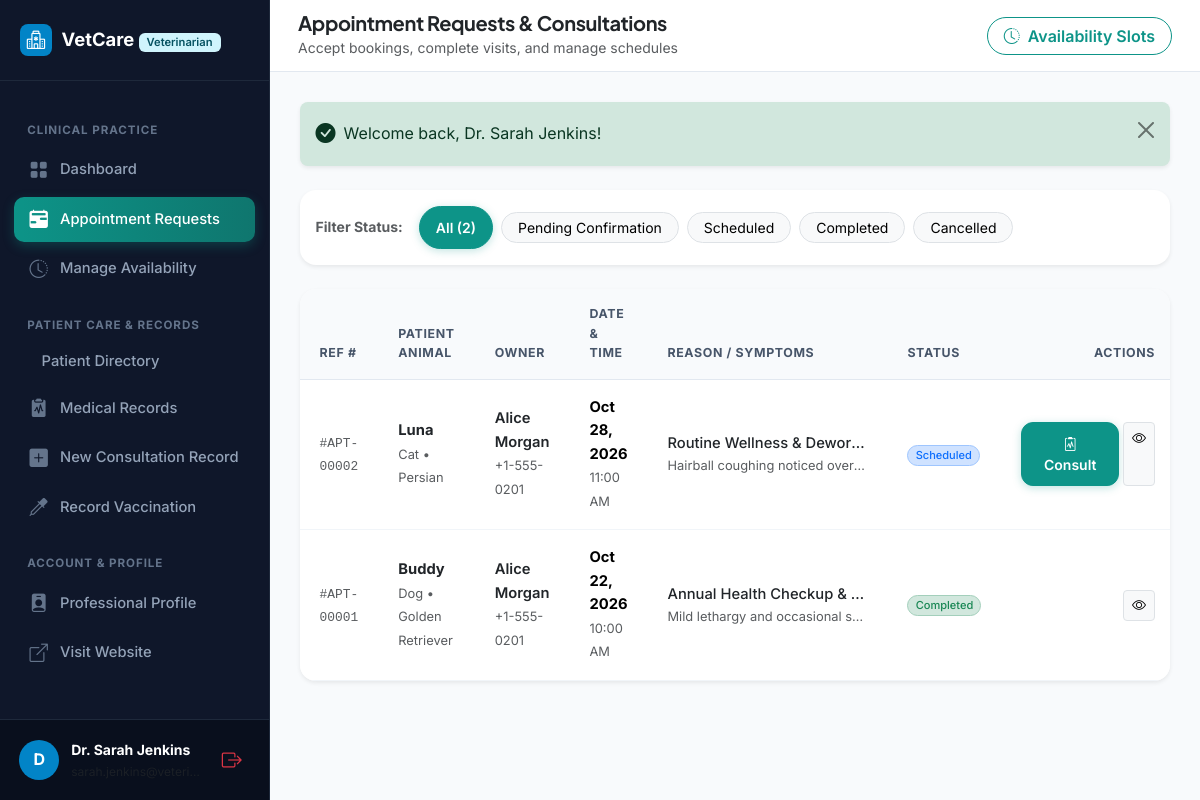
Page /veterinarian/appointments.php (signed in) on the committed database.
### tables this page shows
CREATE TABLE `appointments` (
  `id` INT AUTO_INCREMENT PRIMARY KEY,
  `owner_id` INT NOT NULL,
  `veterinarian_id` INT NOT NULL,
  `animal_id` INT NOT NULL,
  `appointment_date` DATE NOT NULL,
  `appointment_time` TIME NOT NULL,
  `reason` VARCHAR(255) NOT NULL,
  `symptoms` TEXT NOT NULL,
  `appointment_status` ENUM('pending', 'scheduled', 'completed', 'cancelled', 'rejected') NOT NULL DEFAULT 'pending',
  `veterinarian_notes` TEXT NULL,
  `created_at` TIMESTAMP DEFAULT CURRENT_TIMESTAMP,
  `updated_at` TIMESTAMP DEFAULT CURRENT_TIMESTAMP ON UPDATE CURRENT_TIMESTAMP,
  CONSTRAINT `fk_app_owner` FOREIGN KEY (`owner_id`) REFERENCES `users` (`id`) ON DELETE CASCADE,
  CONSTRAINT `fk_app_vet` FOREIGN KEY (`veterinarian_id`) REFERENCES `users` (`id`) ON DELETE CASCADE,
  CONSTRAINT `fk_app_animal` FOREIGN KEY (`animal_id`) REFERENCES `animals` (`id`) ON DELETE CASCADE,
  INDEX `idx_app_date_time` (`veterinarian_id`, `appointment_date`, `appointment_time`),
  INDEX `idx_app_status` (`appointment_status`)
);

CREATE TABLE `animals` (
  `id` INT AUTO_INCREMENT PRIMARY KEY,
  `owner_id` INT NOT NULL,
  `animal_name` VARCHAR(100) NOT NULL,
  `species` VARCHAR(50) NOT NULL,
  `breed` VARCHAR(100) NULL,
  `gender` ENUM('male', 'female', 'unknown') NOT NULL DEFAULT 'unknown',
  `date_of_birth` DATE NULL,
  `age_years` INT NULL,
  `weight` DECIMAL(6,2) NULL,
  `color` VARCHAR(50) NULL,
  `identification_number` VARCHAR(100) NULL,
  `photo_path` VARCHAR(255) NULL,
  `allergies` TEXT NULL,
  `notes` TEXT NULL,
  `created_at` TIMESTAMP DEFAULT CURRENT_TIMESTAMP,
  `updated_at` TIMESTAMP DEFAULT CURRENT_TIMESTAMP ON UPDATE CURRENT_TIMESTAMP,
  CONSTRAINT `fk_animal_owner` FOREIGN KEY (`owner_id`) REFERENCES `users` (`id`) ON DELETE CASCADE,
  INDEX `idx_animal_species` (`species`),
  INDEX `idx_animal_owner` (`owner_id`)
);

CREATE TABLE `users` (
  `id` INT AUTO_INCREMENT PRIMARY KEY,
  `full_name` VARCHAR(100) NOT NULL,
  `email` VARCHAR(150) NOT NULL UNIQUE,
  `phone` VARCHAR(30) NOT NULL,
  `password_hash` VARCHAR(255) NOT NULL,
  `role` ENUM('owner', 'veterinarian', 'admin') NOT NULL,
  `account_status` ENUM('active', 'inactive', 'suspended', 'pending') NOT NULL DEFAULT 'active',
  `created_at` TIMESTAMP DEFAULT CURRENT_TIMESTAMP,
  `updated_at` TIMESTAMP DEFAULT CURRENT_TIMESTAMP ON UPDATE CURRENT_TIMESTAMP,
  INDEX `idx_role` (`role`),
  INDEX `idx_status` (`account_status`)
);

### veterinarian/appointments.php (the view, shortened to what this page needs)
<?php
require_once __DIR__ . '/../includes/init.php';
$user = current_user();
$vetId = (int)$user['id'];
$statusFilter = trim($_GET['status'] ?? '');
$sql = "
    SELECT app.*, a.animal_name, a.species, a.breed, a.identification_number,
           u.full_name AS owner_name, u.phone AS owner_phone, u.email AS owner_email
    FROM appointments app
    JOIN animals a ON a.id = app.animal_id
    JOIN users u ON u.id = app.owner_id
    WHERE app.veterinarian_id = :vet_id
";
$params = [':vet_id' => $vetId];
$sql .= " ORDER BY app.appointment_date DESC, app.appointment_time DESC";
$stmt = $pdo->prepare($sql);
$stmt->execute($params);
$appointments = $stmt->fetchAll();
require_once __DIR__ . '/../includes/header.php';
?>
<div class="dashboard-layout">
    <?php require_once __DIR__ . '/../includes/vet_sidebar.php'; ?>
    <main class="dashboard-main">
        <header class="dashboard-topbar">
            <div class="d-flex align-items-center gap-3">
                <div>
                    <h5 class="fw-bold mb-0 text-dark">Appointment Requests & Consultations</h5>
                    <small class="text-muted">Accept bookings, complete visits, and manage schedules</small>
                </div>
            </div>
            <div>
                <a href="<?= url('veterinarian/availability.php') ?>" class="btn btn-outline-primary rounded-pill px-3">
                    <i class="bi bi-clock-history me-1"></i> Availability Slots
                </a>
            </div>
        </header>
        <div class="dashboard-content-body">
            <?php require_once __DIR__ . '/../includes/alerts.php'; ?>
            <div class="card border-0 shadow-sm rounded-4 p-3 mb-4 bg-white">
                <div class="d-flex flex-wrap gap-2 align-items-center">
                    <span class="text-muted small fw-bold me-2">Filter Status:</span>
                    <a href="<?= url('veterinarian/appointments.php') ?>" class="btn btn-sm <?= empty($statusFilter) ? 'btn-primary' : 'btn-light border' ?> rounded-pill px-3">
                        All (<?= count($appointments) ?>)
                    </a>
                    <a href="<?= url('veterinarian/appointments.php?status=pending') ?>" class="btn btn-sm <?= $statusFilter === 'pending' ? 'btn-primary' : 'btn-light border' ?> rounded-pill px-3">
                        Pending Confirmation
                    </a>
                    <a href="<?= url('veterinarian/appointments.php?status=scheduled') ?>" class="btn btn-sm <?= $statusFilter === 'scheduled' ? 'btn-primary' : 'btn-light border' ?> rounded-pill px-3">
                        Scheduled
                    </a>
                    <a href="<?= url('veterinarian/appointments.php?status=completed') ?>" class="btn btn-sm <?= $statusFilter === 'completed' ? 'btn-primary' : 'btn-light border' ?> rounded-pill px-3">
                        Completed
                    </a>
                    <a href="<?= url('veterinarian/appointments.php?status=cancelled') ?>" class="btn btn-sm <?= $statusFilter === 'cancelled' ? 'btn-primary' : 'btn-light border' ?> rounded-pill px-3">
                        Cancelled
                    </a>
                </div>
            </div>
            <div class="card border-0 shadow-sm rounded-4 bg-white overflow-hidden">
                <?php if (empty($appointments)): ?>
                    <div class="empty-state-box">
                        <div class="empty-state-icon"><i class="bi bi-calendar-x"></i></div>
                        <h5 class="fw-bold">No Appointments Found</h5>
                        <p class="text-muted small">No appointment records match the current filter.</p>
                    </div>
                <?php else: ?>
                    <div class="table-responsive">
                        <table class="table custom-table">
                            <thead>
                                <tr>
                                    <th>Ref #</th>
                                    <th>Patient Animal</th>
                                    <th>Owner</th>
                                    <th>Date & Time</th>
                                    <th>Reason / Symptoms</th>
                                    <th>Status</th>
                                    <th class="text-end">Actions</th>
                                </tr>
                            </thead>
                            <tbody>
                                <?php foreach ($appointments as $app): ?>
                                    <tr>
                                        <td><span class="font-monospace text-muted small">#APT-<?= str_pad($app['id'], 5, '0', STR_PAD_LEFT) ?></span></td>
                                        <td>
                                            <div class="fw-bold text-dark"><?= e($app['animal_name']) ?></div>
                                            <small class="text-muted"><?= e($app['species']) ?> &bull; <?= e($app['breed'] ?: 'Mixed') ?></small>
                                        </td>
                                        <td>
                                            <div class="fw-semibold text-dark"><?= e($app['owner_name']) ?></div>
                                            <small class="text-muted"><?= e($app['owner_phone']) ?></small>
                                        </td>
                                        <td>
                                            <div class="fw-bold"><?= format_date($app['appointment_date']) ?></div>
                                            <small class="text-muted"><?= format_time($app['appointment_time']) ?></small>
                                        </td>
                                        <td>
                                            <div class="text-truncate text-dark fw-medium" style="max-width: 200px;"><?= e($app['reason']) ?></div>
                                            <small class="text-muted text-truncate d-block" style="max-width: 200px;"><?= e($app['symptoms']) ?></small>
                                        </td>
                                        <td><?= badge_status($app['appointment_status']) ?></td>
                                        <td class="text-end">
                                            <div class="d-inline-flex gap-1">
                                                <?php if ($app['appointment_status'] === 'pending'): ?>
                                                    <form action="<?= url('actions/appointment_update.php') ?>" method="POST" class="d-inline m-0">
                                                        <?= csrf_field() ?>
                                                        <input type="hidden" name="appointment_id" value="<?= $app['id'] ?>">
                                                        <input type="hidden" name="status" value="scheduled">
                                                        <input type="hidden" name="redirect_url" value="veterinarian/appointments.php">
                                                        <button type="submit" class="btn btn-sm btn-success" title="Accept visit">
                                                            <i class="bi bi-check-lg"></i>
                                                        </button>
                                                    </form>
                                                    <form action="<?= url('actions/appointment_update.php') ?>" method="POST" class="d-inline m-0" onsubmit="return confirm('Reject this appointment request?');">
                                                        <?= csrf_field() ?>
                                                        <input type="hidden" name="appointment_id" value="<?= $app['id'] ?>">
                                                        <input type="hidden" name="status" value="rejected">
                                                        <input type="hidden" name="redirect_url" value="veterinarian/appointments.php">
                                                        <button type="submit" class="btn btn-sm btn-outline-danger" title="Reject request">
                                                            <i class="bi bi-x-lg"></i>
                                                        </button>
                                                    </form>
                                                <?php elseif ($app['appointment_status'] === 'scheduled'): ?>
                                                    <a href="<?= url('veterinarian/medical_record_add.php?animal_id=' . $app['animal_id'] . '&appointment_id=' . $app['id']) ?>" class="btn btn-sm btn-primary" title="Record Consultation">
                                                        <i class="bi bi-clipboard2-pulse"></i> Consult
                                                    </a>
                                                <?php endif; ?>
                                                <a href="<?= url('veterinarian/appointment_view.php?id=' . $app['id']) ?>" class="btn btn-sm btn-light border" title="View details">
                                                    <i class="bi bi-eye"></i>
                                                </a>
                                            </div>
                                        </td>
                                    </tr>
                                <?php endforeach; ?>
                            </tbody>
                        </table>
                    </div>
                <?php endif; ?>
            </div>
        </div>
    </main>
</div>
<?php require_once __DIR__ . '/../includes/footer.php'; ?>

### includes/functions.php (shortened to what this page needs)
<?php
function e($value): string {
    return htmlspecialchars((string)($value ?? ''), ENT_QUOTES, 'UTF-8');
}
function url(string $path = ''): string {
    $path = ltrim($path, '/');
    return rtrim(BASE_URL, '/') . ($path !== '' ? '/' . $path : '');
}
function format_date(?string $date, string $format = 'M j, Y'): string {
    $timestamp = strtotime($date);
    return $timestamp ? date($format, $timestamp) : '—';
}
function format_time(?string $time): string {
    $timestamp = strtotime($time);
    return $timestamp ? date('g:i A', $timestamp) : '—';
}
function badge_status(string $status): string {
    $statusLower = strtolower(trim($status));
    $map = [
        'active'     => ['bg-success-subtle text-success border border-success-subtle', 'Active'],
        'approved'   => ['bg-success-subtle text-success border border-success-subtle', 'Approved'],
        'completed'  => ['bg-success-subtle text-success border border-success-subtle', 'Completed'],
        'scheduled'  => ['bg-primary-subtle text-primary border border-primary-subtle', 'Scheduled'],
        'pending'    => ['bg-warning-subtle text-warning-emphasis border border-warning-subtle', 'Pending Review'],
        'cancelled'  => ['bg-secondary-subtle text-secondary border border-secondary-subtle', 'Cancelled'],
        'rejected'   => ['bg-danger-subtle text-danger border border-danger-subtle', 'Rejected'],
        'inactive'   => ['bg-secondary-subtle text-secondary border border-secondary-subtle', 'Inactive'],
        'suspended'  => ['bg-danger-subtle text-danger border border-danger-subtle', 'Suspended'],
        'unread'     => ['bg-info-subtle text-info-emphasis border border-info-subtle', 'New Inbound'],
        'read'       => ['bg-light text-muted border', 'Read'],
        'replied'    => ['bg-success-subtle text-success border border-success-subtle', 'Replied']
    ];
    $classes = $map[$statusLower][0] ?? 'bg-light text-dark border';
    $label = $map[$statusLower][1] ?? ucfirst($statusLower);
    return '<span class="badge rounded-pill ' . $classes . ' px-2.5 py-1.5 fw-medium">' . e($label) . '</span>';
}

### assets/css/style.css (style rules this page uses)
:root { --primary: #0d9488; --primary-dark: #0f766e; --primary-light: #ccfbf1; --primary-subtle: #f0fdfa; --secondary: #0284c7; --accent: #10b981; --dark: #0f172a; --dark-muted: #475569; --light-bg: #f8fafc; --card-bg: #ffffff; --border-color: #e2e8f0; --border-focus: #0d9488; --font-heading: 'Plus Jakarta Sans', -apple-system, BlinkMacSystemFont, 'Segoe UI', Roboto, sans-serif; --font-body: 'Inter', -apple-system, BlinkMacSystemFont, 'Segoe UI', Roboto, sans-serif; --radius-sm: 8px; --radius-md: 12px; --radius-lg: 18px; --radius-pill: 9999px; --shadow-sm: 0 1px 3px rgba(15, 23, 42, 0.05); --shadow-md: 0 4px 18px -2px rgba(15, 23, 42, 0.06), 0 2px 6px -1px rgba(15, 23, 42, 0.03); --shadow-lg: 0 12px 30px -4px rgba(13, 148, 136, 0.12), 0 4px 12px -2px rgba(15, 23, 42, 0.04); }
body { font-family: var(--font-body); color: var(--dark); background-color: var(--light-bg); line-height: 1.6; overflow-x: hidden; }
h1, h2, h3, h4, h5, h6 { font-family: var(--font-heading); color: var(--dark); font-weight: 700; letter-spacing: -0.02em; }
a { color: var(--primary); text-decoration: none; transition: all 0.2s ease-in-out; }
.btn-primary { background-color: var(--primary); border-color: var(--primary); color: #ffffff; font-weight: 600; padding: 0.625rem 1.35rem; border-radius: var(--radius-md); box-shadow: 0 2px 8px rgba(13, 148, 136, 0.25); transition: all 0.25s ease; }
.btn-outline-primary { color: var(--primary); border-color: var(--primary); font-weight: 600; border-radius: var(--radius-md); transition: all 0.25s ease; }

### assets/css/dashboard.css (style rules this page uses)
.dashboard-layout { display: flex; min-height: 100vh; background-color: #f8fafc; }
.dashboard-main { flex-grow: 1; display: flex; flex-direction: column; min-width: 0; }
.dashboard-topbar { height: 72px; background: #ffffff; border-bottom: 1px solid var(--border-color); padding: 0 1.75rem; display: flex; align-items: center; justify-content: space-between; position: sticky; top: 0; z-index: 1020; }
.dashboard-content-body { padding: 1.85rem; flex-grow: 1; }
.custom-table { margin-bottom: 0; }
.custom-table th { background-color: #f8fafc; color: #475569; font-size: 0.775rem; text-transform: uppercase; letter-spacing: 0.05em; font-weight: 700; padding: 0.95rem 1.25rem; border-bottom: 1px solid var(--border-color); }
.custom-table td { padding: 1rem 1.25rem; vertical-align: middle; border-bottom: 1px solid #f1f5f9; font-size: 0.92rem; }

### rows in the picture
appointments: id "00002", animal.animal_name "Luna", animal.species "Cat", animal.breed "Persian", owner.full_name "Alice Morgan", owner.phone "+1-555-0201", appointment_date "Oct 28, 2026", appointment_time "11:00 AM", reason "Routine Wellness & Dewor…", symptoms "Hairball coughing noticed over…", appointment_status "Scheduled"
appointments: id "00001", animal.animal_name "Buddy", animal.species "Dog", animal.breed "Golden Retriever", owner.full_name "Alice Morgan", owner.phone "+1-555-0201", appointment_date "Oct 22, 2026", appointment_time "10:00 AM", reason "Annual Health Checkup &…", symptoms "Mild lethargy and occasional s…", appointment_status "Completed"

### other values in the picture
substr($user['full_name'] ?? 'V', 0, 1) "D"
$user['full_name'] "Dr. Sarah Jenkins"
$user['email'] "sarah.jenkins@veteri…"
$flash['message'] "Welcome back, Dr. Sarah Jenkins!"
count($appointments) "2"
